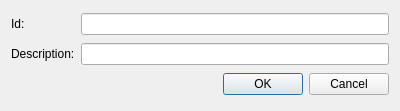
<?xml version="1.0" encoding="UTF-8"?>
<ui version="4.0">
 <class>ApplicationDialog</class>
 <widget class="QDialog" name="ApplicationDialog">
  <property name="geometry">
   <rect>
    <x>0</x>
    <y>0</y>
    <width>400</width>
    <height>111</height>
   </rect>
  </property>
  <property name="windowTitle">
   <string>Application Configuration</string>
  </property>
  <property name="windowIcon">
   <iconset resource="resource.qrc">
    <normaloff>:/icons/png/face-glasses.png</normaloff>:/icons/png/face-glasses.png</iconset>
  </property>
  <layout class="QGridLayout" name="gridLayout">
   <item row="2" column="2">
    <widget class="QDialogButtonBox" name="buttonBox">
     <property name="orientation">
      <enum>Qt::Horizontal</enum>
     </property>
     <property name="standardButtons">
      <set>QDialogButtonBox::Cancel|QDialogButtonBox::Ok</set>
     </property>
    </widget>
   </item>
   <item row="0" column="1" colspan="2">
    <widget class="QLineEdit" name="idLineEdit">
     <property name="maxLength">
      <number>4</number>
     </property>
    </widget>
   </item>
   <item row="0" column="0">
    <widget class="QLabel" name="label">
     <property name="text">
      <string>Id:</string>
     </property>
    </widget>
   </item>
   <item row="1" column="0">
    <widget class="QLabel" name="label_2">
     <property name="text">
      <string>Description:</string>
     </property>
    </widget>
   </item>
   <item row="1" column="1" colspan="2">
    <widget class="QLineEdit" name="descriptionLineEdit"/>
   </item>
  </layout>
 </widget>
 <resources>
  <include location="resource.qrc"/>
 </resources>
 <connections>
  <connection>
   <sender>buttonBox</sender>
   <signal>accepted()</signal>
   <receiver>ApplicationDialog</receiver>
   <slot>accept()</slot>
   <hints>
    <hint type="sourcelabel">
     <x>248</x>
     <y>254</y>
    </hint>
    <hint type="destinationlabel">
     <x>157</x>
     <y>274</y>
    </hint>
   </hints>
  </connection>
  <connection>
   <sender>buttonBox</sender>
   <signal>rejected()</signal>
   <receiver>ApplicationDialog</receiver>
   <slot>reject()</slot>
   <hints>
    <hint type="sourcelabel">
     <x>316</x>
     <y>260</y>
    </hint>
    <hint type="destinationlabel">
     <x>286</x>
     <y>274</y>
    </hint>
   </hints>
  </connection>
 </connections>
</ui>
